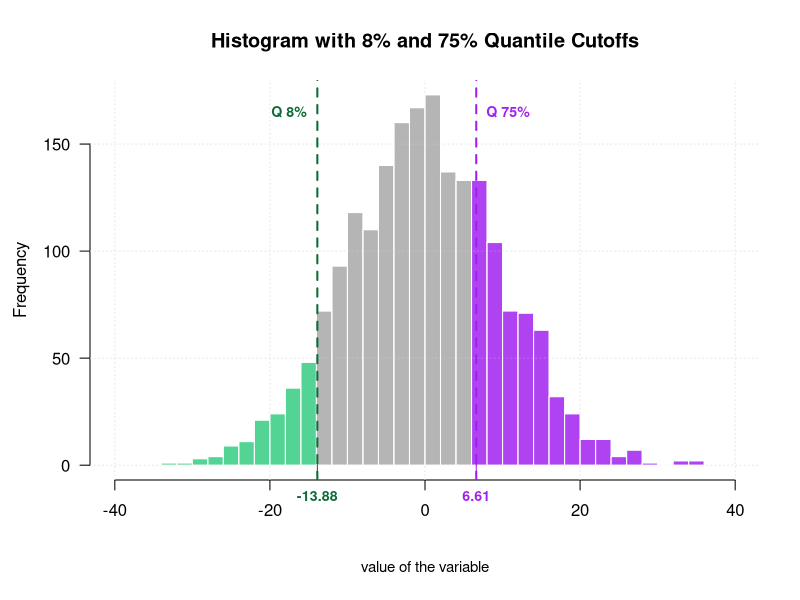
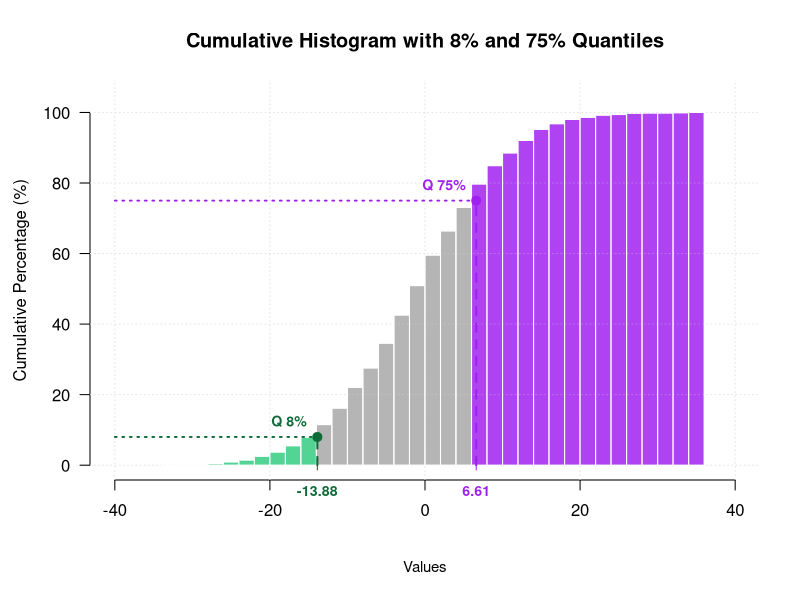

Reproduce these figures in R, in order.
## ---- chunk 1
# Create data
# data_values <- rnorm(100)
# 1. Generate data
set.seed(42)
data_values <- rnorm(2000, 0, 10)

# 2. Calculate dynamic quantiles (7% and 75%)
q_low  <- quantile(data_values, 0.08) # ~ -13.8
q_high <- quantile(data_values, 0.75) # ~ +6.7

# 3. Calculate histogram object
my_hist <- hist(data_values, breaks = 40, plot = FALSE)

# 4. Dynamic color vector based on quantile midpoints
my_color <- ifelse(
  my_hist$mids < q_low, rgb(0.2, 0.8, 0.5, 0.6),
  ifelse(
    my_hist$mids >= q_high, adjustcolor("purple", alpha.f = 0.6),
    rgb(0.2, 0.2, 0.2, 0.2)
  )
)

# Expand bottom margin (mar[1]) slightly to accommodate extra x-axis labels
par(mar = c(6, 4.5, 4, 2))

# 5. Plot Histogram
plot(
  my_hist,
  col = my_color,
  border = FALSE,
  main = "Histogram with 8% and 75% Quantile Cutoffs",
  xlab = "",  # Suppress default xlab to avoid overlap with quantile values
  xlim = c(-40, 40),
  las = 1
)

grid(col = "gray90", lty = "dotted")

# Re-draw histogram bars over grid
plot(my_hist, col = my_color, border = FALSE, add = TRUE)

# 6. Add Vertical Bar Lines at Quantiles
abline(v = q_low,  col = "#0e6b38", lty = 2, lwd = 2)
abline(v = q_high, col = "purple",  lty = 2, lwd = 2)

# 7. Add Labels at the top (Quantile names ONLY)
y_max <- max(my_hist$counts)

text(
  x = q_low, y = y_max * 0.95,
  labels = "Q 8%",
  col = "#0e6b38", font = 2, pos = 2, cex = 0.85
)

text(
  x = q_high, y = y_max * 0.95,
  labels = "Q 75%",
  col = "purple", font = 2, pos = 4, cex = 0.85
)

# 8. Add Quantile Numerical Values Below the X-Axis
# Redraw custom colored tick marks & values at quantile positions
axis(side = 1, at = round(q_low, 2), labels = round(q_low, 2),
     col.axis = "#0e6b38", col.ticks = "#0e6b38", font = 2, cex.axis = 0.85, line = -.75)

axis(side = 1, at = round(q_high, 2), labels = round(q_high, 2),
     col.axis = "purple", col.ticks = "purple", font = 2, cex.axis = 0.85, line = -.75)

# Add standard x-axis label shifted down to make space
mtext("value of the variable", side = 1, line = 3.8, cex = 0.9)

# Reset margin default
par(mar = c(5, 4, 4, 2) + 0.1)
## ---- chunk 2
# 1. Generate data
set.seed(42)
N <- 2000
data_values <- rnorm(N, 0, 10)

# 2. Define Parametric Quantile Thresholds
p_low  <- 0.08  # 8%
p_high <- 0.75  # 75%

q_low  <- quantile(data_values, p_low)   # ~ -14.05
q_high <- quantile(data_values, p_high)  # ~ +6.70

# 3. Compute initial histogram without plotting
hist_object <- hist(data_values, breaks = 40, plot = FALSE)

# Convert counts to cumulative percentages (%)
hist_object$counts <- cumsum(hist_object$counts) / N * 100

# 4. Color vector based on bin midpoints (mids) matching cumulative thresholds
my_color <- ifelse(
  hist_object$mids < q_low, rgb(0.2, 0.8, 0.5, 0.6), # Below 8%
  ifelse(
    hist_object$mids >= q_high, adjustcolor("purple", alpha.f = 0.6), # Above 75%
    rgb(0.2, 0.2, 0.2, 0.2) # Between 8% and 75%
  )
)

# Expand bottom margin for quantile tick labels below x-axis
par(mar = c(6, 4.5, 4, 2))

# 5. Plot Base Cumulative Histogram
plot(
  hist_object,
  main = paste0("Cumulative Histogram with ", p_low * 100, "% and ", p_high * 100, "% Quantiles"),
  xlab = "",
  ylab = "Cumulative Percentage (%)",
  xlim = c(-40, 40),
  ylim = c(0, 105),
  col = my_color,
  border = FALSE,
  las = 1
)

grid(col = "gray90", lty = "dotted")

# Re-draw bars over grid
plot(hist_object, col = my_color, border = FALSE, add = TRUE)

# Percentage y-values for intersections
y_low_pct  <- p_low * 100
y_high_pct <- p_high * 100

# 6. Add Horizontal Segments (From left y-axis boundary at x = -40 to intersection point)
segments(x0 = -40, y0 = y_low_pct,  x1 = q_low,  y1 = y_low_pct,  col = "#0e6b38", lty = 3, lwd = 1.8)
segments(x0 = -40, y0 = y_high_pct, x1 = q_high, y1 = y_high_pct, col = "purple",  lty = 3, lwd = 1.8)

# 7. Add Vertical Segments (From x-axis baseline at y = 0 to intersection point)
segments(x0 = q_low,  y0 = 0, x1 = q_low,  y1 = y_low_pct,  col = "#0e6b38", lty = 2, lwd = 2)
segments(x0 = q_high, y0 = 0, x1 = q_high, y1 = y_high_pct, col = "purple",  lty = 2, lwd = 2)

# 8. Add Intersection Points & Labels
# Draw solid points at exact intersection coordinates
points(c(q_low, q_high), c(y_low_pct, y_high_pct),
       col = c("#0e6b38", "purple"), pch = 19, cex = 1.2)

# Quantile labels placed near intersection points
text(
  x = q_low, y = y_low_pct + 4,
  labels = paste0("Q ", y_low_pct, "%"),
  col = "#0e6b38", font = 2, pos = 2, cex = 0.85
)

text(
  x = q_high, y = y_high_pct + 4,
  labels = paste0("Q ", y_high_pct, "%"),
  col = "purple", font = 2, pos = 2, cex = 0.85
)

# 9. Add Quantile Numerical Values Below X-Axis
axis(side = 1, at = round(q_low, 2), labels = round(q_low, 2),
     col.axis = "#0e6b38", col.ticks = "#0e6b38", font = 2, cex.axis = 0.85, line = -1.)

axis(side = 1, at = round(q_high, 2), labels = round(q_high, 2),
     col.axis = "purple", col.ticks = "purple", font = 2, cex.axis = 0.85, line = -1.)

# Add main x-axis title shifted down
mtext("Values", side = 1, line = 3.8, cex = 0.9)

# Reset margin defaults
par(mar = c(5, 4, 4, 2) + 0.1)
